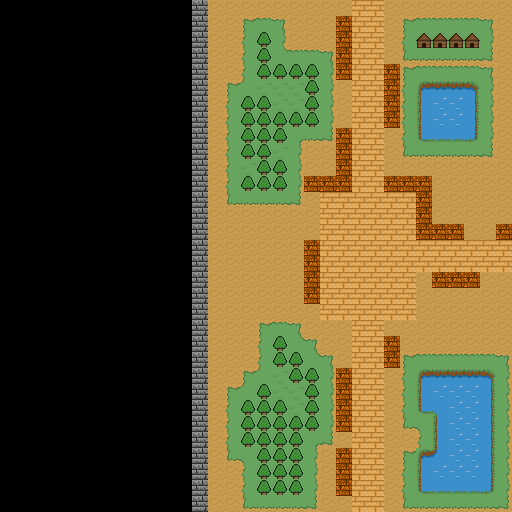

The image is a tile-based game level rendered from a .tmx file. Its description and complete source (layers, tilesets, objects, tile grids) follow:
An orthogonal 32x32 tile map with 16x16 px tiles, 1 tile layer (Tile Layer 1).

<map version="1.10" tiledversion="1.11.2" orientation="orthogonal" renderorder="right-down" width="32" height="32" tilewidth="16" tileheight="16" infinite="0" nextlayerid="2" nextobjectid="1">
 <tileset firstgid="1" source="tileset.tsx" />
 <layer id="1" name="Tile Layer 1" width="32" height="32">
  <data encoding="csv">
0,0,0,0,0,0,0,0,0,0,0,0,21,6,6,6,6,6,6,6,6,6,2,2,6,6,6,6,6,6,6,6,
0,0,0,0,0,0,0,0,0,0,0,0,21,6,6,7,8,9,6,6,6,36,2,2,6,7,8,8,8,8,9,6,
0,0,0,0,0,0,0,0,0,0,0,0,21,6,6,10,20,11,6,6,6,36,2,2,6,10,5,5,5,5,11,6,
0,0,0,0,0,0,0,0,0,0,0,0,21,6,6,10,20,17,8,8,9,36,2,2,6,12,13,13,13,13,14,6,
0,0,0,0,0,0,0,0,0,0,0,0,21,6,6,10,20,20,20,20,11,36,2,2,36,7,8,8,8,8,9,6,
0,0,0,0,0,0,0,0,0,0,0,0,21,6,7,18,4,4,4,20,11,6,2,2,36,10,24,25,25,26,11,6,
0,0,0,0,0,0,0,0,0,0,0,0,21,6,10,20,20,4,4,20,11,6,2,2,36,10,27,23,23,28,11,6,
0,0,0,0,0,0,0,0,0,0,0,0,21,6,10,20,20,20,20,20,11,6,2,2,36,10,27,23,23,28,11,6,
0,0,0,0,0,0,0,0,0,0,0,0,21,6,10,20,20,20,15,13,14,36,2,2,6,10,29,30,30,31,11,6,
0,0,0,0,0,0,0,0,0,0,0,0,21,6,10,20,20,4,11,6,6,36,2,2,6,12,13,13,13,13,14,6,
0,0,0,0,0,0,0,0,0,0,0,0,21,6,10,4,20,20,11,6,6,36,2,2,6,6,6,6,6,6,6,6,
0,0,0,0,0,0,0,0,0,0,0,0,21,6,10,20,20,20,11,36,36,36,2,2,36,36,36,6,6,6,6,6,
0,0,0,0,0,0,0,0,0,0,0,0,21,6,12,13,13,13,14,6,2,2,2,2,2,2,36,6,6,6,6,6,
0,0,0,0,0,0,0,0,0,0,0,0,21,6,6,6,6,6,6,6,2,2,2,2,2,2,36,6,6,6,6,6,
0,0,0,0,0,0,0,0,0,0,0,0,21,6,6,6,6,6,6,6,2,2,2,2,2,2,36,36,36,6,6,36,
0,0,0,0,0,0,0,0,0,0,0,0,21,6,6,6,6,6,6,36,2,2,2,2,2,2,2,2,2,2,2,2,
0,0,0,0,0,0,0,0,0,0,0,0,21,6,6,6,6,6,6,36,2,2,2,2,2,2,2,2,2,2,2,2,
0,0,0,0,0,0,0,0,0,0,0,0,21,6,6,6,6,6,6,36,2,2,2,2,2,2,6,36,36,36,6,6,
0,0,0,0,0,0,0,0,0,0,0,0,21,6,6,6,6,6,6,36,2,2,2,2,2,2,6,6,6,6,6,6,
0,0,0,0,0,0,0,0,0,0,0,0,21,6,6,6,6,6,6,6,2,2,2,2,2,2,6,6,6,6,6,6,
0,0,0,0,0,0,0,0,0,0,0,0,21,6,6,6,7,8,9,6,6,6,2,2,6,6,6,6,6,6,6,6,
0,0,0,0,0,0,0,0,0,0,0,0,21,6,6,6,10,20,17,9,6,6,2,2,36,6,6,6,6,6,6,6,
0,0,0,0,0,0,0,0,0,0,0,0,21,6,6,6,10,20,20,17,9,6,2,2,36,7,8,8,8,8,8,9,
0,0,0,0,0,0,0,0,0,0,0,0,21,6,6,7,18,4,20,20,11,36,2,2,6,10,24,25,25,25,26,11,
0,0,0,0,0,0,0,0,0,0,0,0,21,6,7,18,20,4,4,20,11,36,2,2,6,10,27,23,23,23,28,11,
0,0,0,0,0,0,0,0,0,0,0,0,21,6,10,20,20,20,4,20,11,36,2,2,6,10,29,33,23,23,28,11,
0,0,0,0,0,0,0,0,0,0,0,0,21,6,10,20,20,20,20,20,11,36,2,2,6,12,16,27,23,23,28,11,
0,0,0,0,0,0,0,0,0,0,0,0,21,6,10,20,20,20,20,15,14,6,2,2,6,6,10,27,23,23,28,11,
0,0,0,0,0,0,0,0,0,0,0,0,21,6,12,16,20,20,20,11,6,36,2,2,6,7,24,35,23,23,28,11,
0,0,0,0,0,0,0,0,0,0,0,0,21,6,6,10,20,20,20,11,6,36,2,2,6,10,27,23,23,23,28,11,
0,0,0,0,0,0,0,0,0,0,0,0,21,6,6,10,20,20,20,11,6,36,2,2,6,10,29,30,30,30,31,11,
0,0,0,0,0,0,0,0,0,0,0,0,21,6,6,12,13,13,13,14,6,6,2,2,6,12,13,13,13,13,13,14
</data>
 </layer>
</map>
